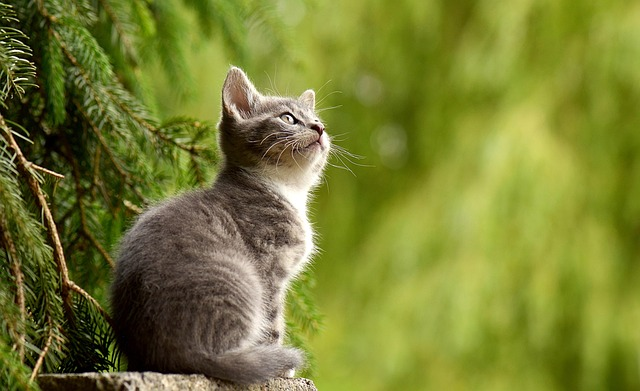
#> input picture img.jpg, 640 x 391 px
$ jupyter execute image_cut.ipynb
#> lines starting #> are read from the running program, lines starting #| are printed output that depends on the picture
# 이미지 자르기

영역을 잘라서 새로운 윈도우(창에 표시)

[cell 1]
import cv2
img = cv2.imread('img.jpg')
#> img is the input picture: shape (391, 640, 3); mean B, G, R 49.9, 125.9, 119.2

crop = img[100:200, 200:400] # 세로 기준 100:200까지, 가로 기준 300:400까지 자름
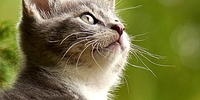
#> crop: shape (100, 200, 3); mean B, G, R 63.7, 116.8, 118.3

cv2.imshow('img', img)
cv2.imshow('crop', crop)
cv2.waitKey(0)
cv2.destroyAllWindows()


$ run again, with book.jpg copied over img.jpg
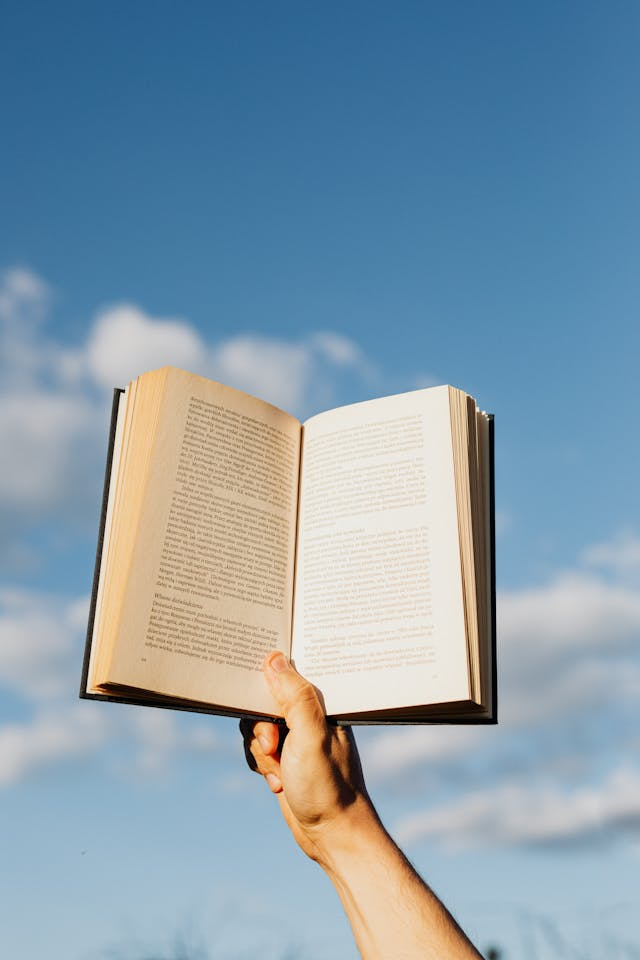
#> input picture book.jpg, 640 x 960 px
#> img is the input picture: shape (960, 640, 3); mean B, G, R 171.7, 156.6, 133.8
#> `crop = img[100:200, 200:400]`:
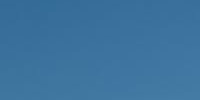
#> crop: shape (100, 200, 3); mean B, G, R 157.7, 114.6, 60.3

$ run again, with newspaper.jpg copied over img.jpg
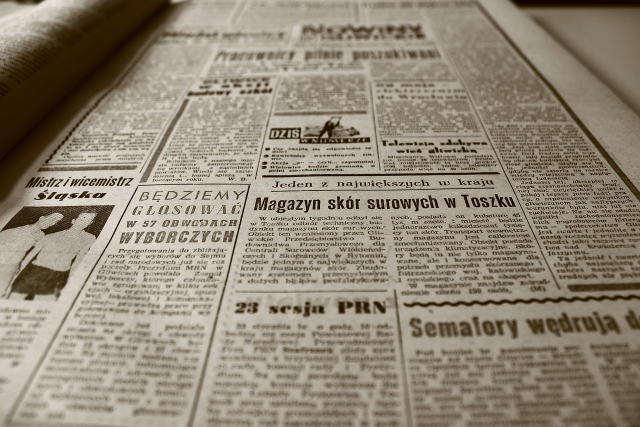
#> input picture newspaper.jpg, 1280 x 853 px (shown at 1/2 size)
#> img is the input picture: shape (853, 1280, 3); mean B, G, R 118.6, 134.9, 145.7
#> `crop = img[100:200, 200:400]`:
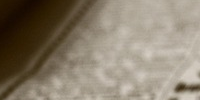
#> crop: shape (100, 200, 3); mean B, G, R 109.9, 126.9, 138.1
